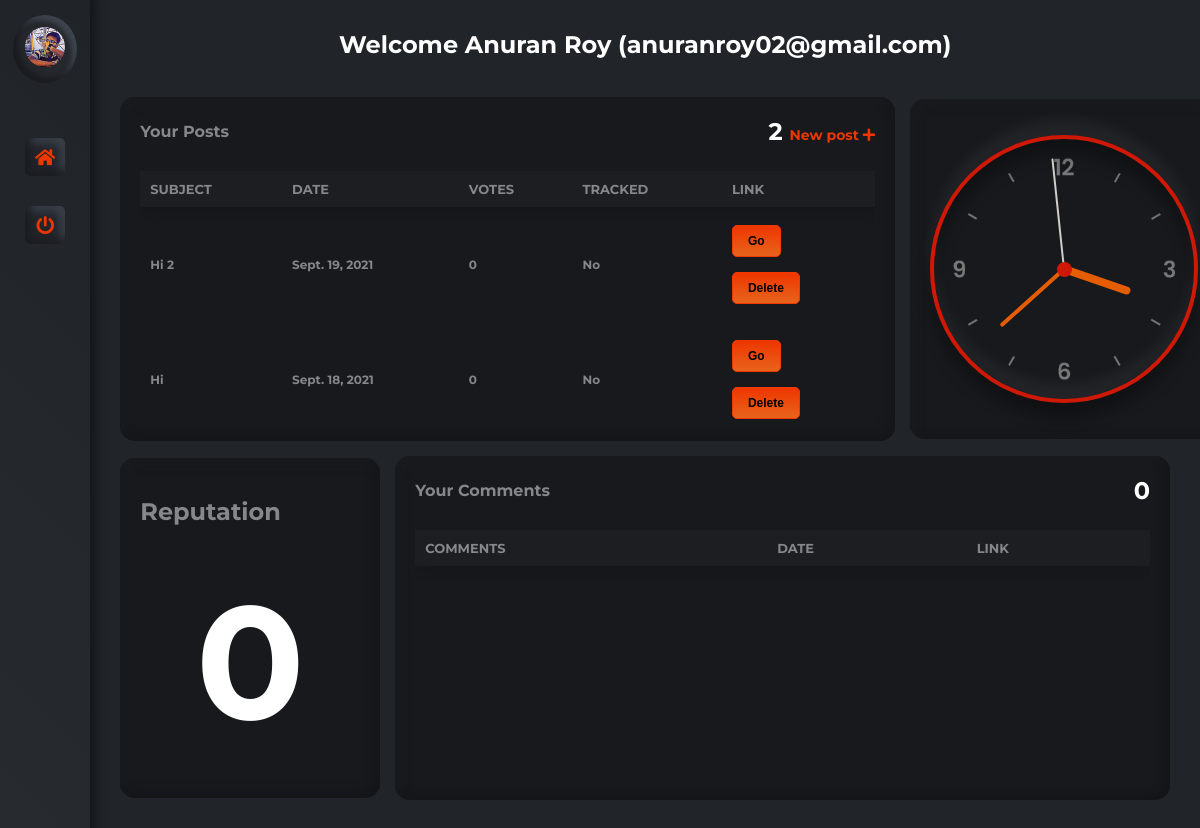
Page /forum/dashboard/ (signed in) on the earlier database version.
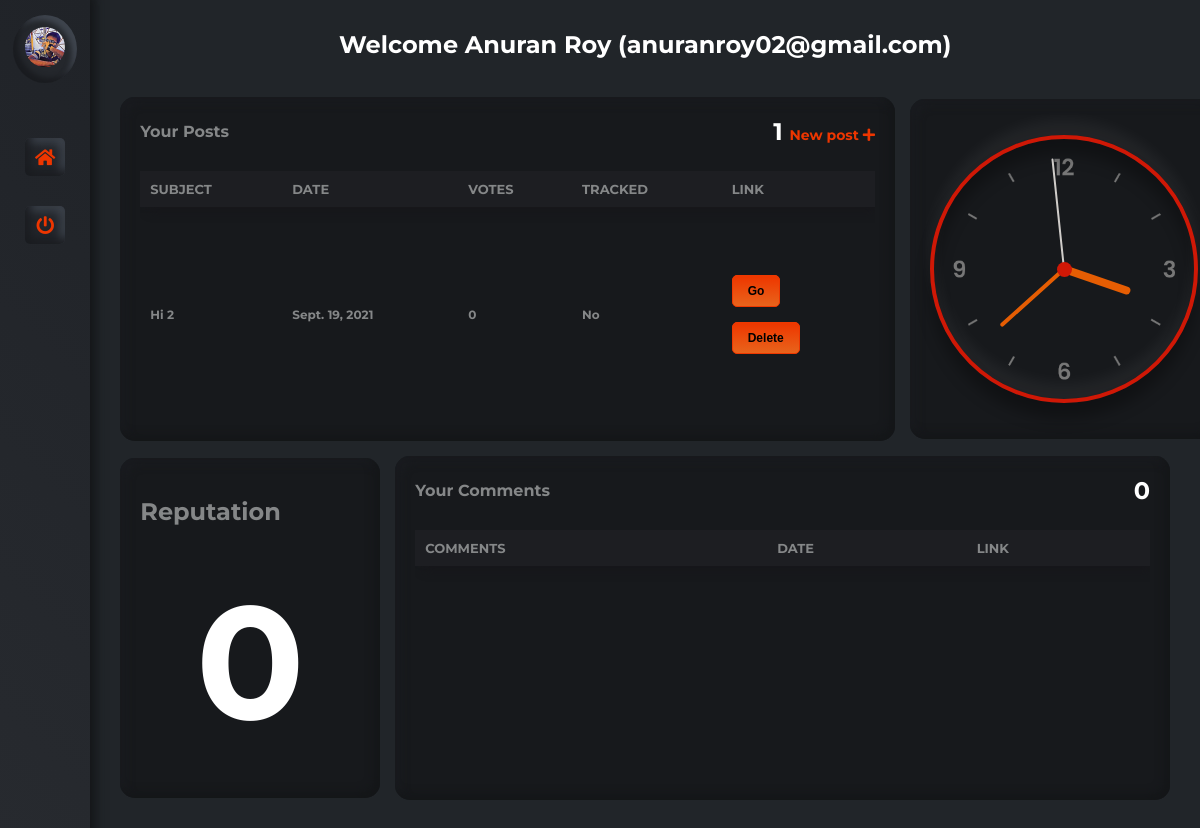
Same page on the later database version.
### forum/models.py (models this page shows, shortened)
class Issue(models.Model):
    sno = models.AutoField(primary_key=True)
    user = models.ForeignKey(User, on_delete=models.CASCADE)
    subject = models.CharField(max_length=100, default="(Not available)")
    summary = models.TextField(max_length=200, default="(Not available)")
    description = models.TextField(max_length=750, default="(Not available)")
    image = models.ImageField(upload_to='forum/images/', blank=True)
    tracked = models.BooleanField(choices=((True, 'Yes'), (False, 'No')), default=False)
    status = models.TextField(max_length=300, default="")
    date = models.DateField(auto_now_add=True)
    author = models.CharField(max_length=50, default="Anonymous")
    slug = models.SlugField(unique=True, max_length=100)
    votes = models.IntegerField(default=0)
    tvotes = models.IntegerField(default=0)
    tags = models.JSONField(default=dict)
    class Meta:
        ordering = ['tvotes', '-votes', '-date']

### forum/views.py (the view, shortened to what this page needs)
# urls.py: path('dashboard/', views.dashboard, name="Dashboard"),
def dashboard(request):
    if request.user.is_authenticated:
        activity = list(Issue.objects.filter(user=request.user))
        data = User.objects.filter(username = request.user.username)
        profile = UserProfile.objects.filter(username = request.user.username).first()
        if request.user.is_superuser:
            return redirect("/admin/")
        isTeacher = False
        if(profile == None):
            profile = TeacherProfile.objects.filter(username = request.user.username).first()
            isTeacher = True
        params = dict(data.values()[0])
        params["activity"] = activity
        params["rollno"] = profile.__dict__["rollno"] if not request.user.is_superuser else "NA"
        params["reputation"] = profile.__dict__["reputation"] if not request.user.is_superuser else "Inf"
        params["profilepic"] = profile.__dict__["profilepic"] if not request.user.is_superuser else ''
        if isTeacher:
            params["tags"] = profile.__dict__["tags"]
        comments_activity = list(Comment.objects.filter(username=request.user.username))
        params["comments"] = comments_activity
        if isTeacher:
            return render(request, 'forum/staff/dashboard.html', params)
        else:
            return render(request, 'forum/student/dashboard.html', params)
    else:
        return redirect('/forum/login')

### forum/templates/forum/student/dashboard.html (shortened to what the changed rows need)
{% load static %}
<!DOCTYPE html>
<html lang="en">
  <head>
    <link
      rel="stylesheet"
      href="https://cdnjs.cloudflare.com/ajax/libs/font-awesome/5.15.1/css/all.min.css"
    />
    <link rel="stylesheet" href="{% static 'forum/dashboard/styles.css' %}" />
  </head>
  <body>
    <div id="wrapper">
      <div id="page-content-wrapper">
        <p class="row my-4">
        <center><h2 style="color: white;">Welcome {{ first_name }} {{ last_name }} ({{ username }})</h2></center>
        <br>
        <br>
        </p>
        <div class="row">
          <div class="card card1">
            <div class="card1_title_wrapper">
              <h1 class="car1_title">Your Posts</h1>
              <p class="car1_text">
                {{ activity|length }}
                <a href="/forum/newpost/" style="text-decoration: none;"></a>
              </p>
            </div>
            <div class="card1_table_wrapper card_scroll">
              <table class="card1_table card_scroll" id="PostsTable">
                <thead class="card1_table_head">
                  <tr>
                    <th onclick="sortTable(0,'PostsTable')">Subject</th>
                    <th onclick="sortTable(1,'PostsTable')">Date</th>
                    <th onclick="sortTable(2,'PostsTable')">Votes</th>
                    <th onclick="sortTable(3,'PostsTable')">Tracked</th>
                    <th onclick="sortTable(4,'PostsTable')">Link</th>
                  </tr>
                </thead>
                <tbody class="card1_table_tbody">
                  {% for i in activity %}
                    <tr>
                      <td>{{ i.subject }}</td>
                      <td>{{ i.date }}</td>
                      <td>{{ i.votes }}</td>
                      <td>{{ i.tracked|yesno:"Yes,No" }}</td>
                      <td>
                        <a href="/forum/post/{{ i.slug }}" target="_blank"><button class="btn btn-primary">Go</button></a>
                        <br><br>
                        <form method="POST" action="/forum/deletepost/post" class="my-2">
                          <input type="submit" value="Delete" class="btn btn-primary">
                      </form>
                      </td>
                    </tr>
                  {% endfor %}
                </tbody>
              </table>
            </div>
          </div>
        </div>
        <div class="row row2">
          <div class="card card3">
            <h2>Reputation</h2>
          </div>
          <div class="card card4">
            <div class="card1_title_wrapper">
              <h1 class="car1_title">Your Comments</h1>
            </div>
            <div class="card1_table_wrapper card_scroll">
              <table class="card1_table card_scroll" id="CommentsTable">
                <thead class="card1_table_head">
                  <tr>
                    <th onclick="sortTable(0,'CommentsTable')">Comments</th>
                    <th onclick="sortTable(1,'CommentsTable')">Date</th>
                    <th onclick="sortTable(2,'CommentsTable')">Link</th>
                  </tr>
                </thead>
                </div>
            </div>
          </div>
        </div>
      </div>
  </body>
</html>

Differences in the rows shown:
removed Issue: subject "Hi", date "Sept. 18, 2021", votes "0", tracked "No"
Other differences:
{{ activity|length }}: "2" → "1"
